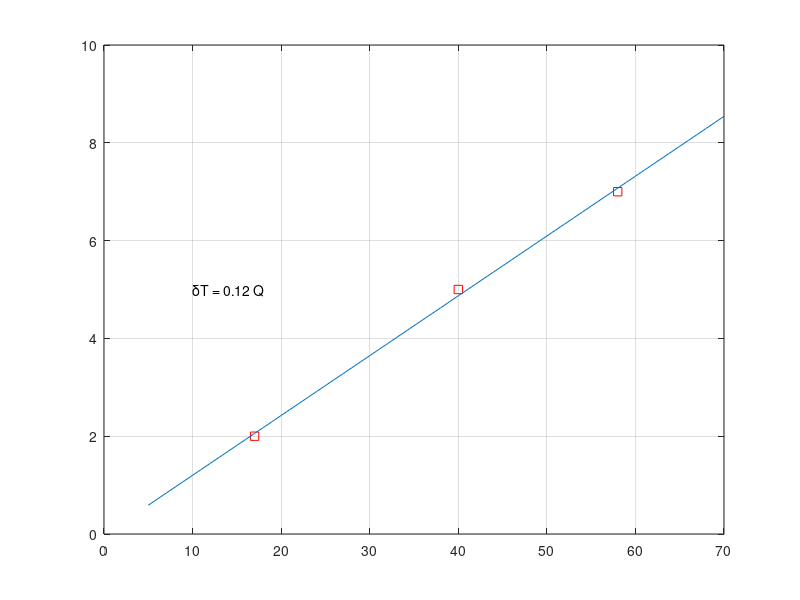

MATLAB code for this plot:
%% Variables to be used
% Inputs
% Q - heat energy in joules
% DT - temperature change in Kelvin
% Mass - mass in kg

% Outputs
% m - slope of trendline
% b - y-intercept of trendline
% Cp - specific heat of the material

%% Program
% Start writing your program here
mass=5;
Q=[17 40 58];
T=[2 5 7];
figure()
plot(Q,T,'rs'); hold on
C=polyfit(Q,T,1)
m=C(1);
b=C(2)
xint=5:70
yint=m*xint+b
plot(xint,yint)
xlabel('')
ylabel('')
xlim()
ylim()
grid on
Cp=1/m/mass;
TD=sprintf('\\deltaT = %0.2f Q',m)
text(10,5,TD)